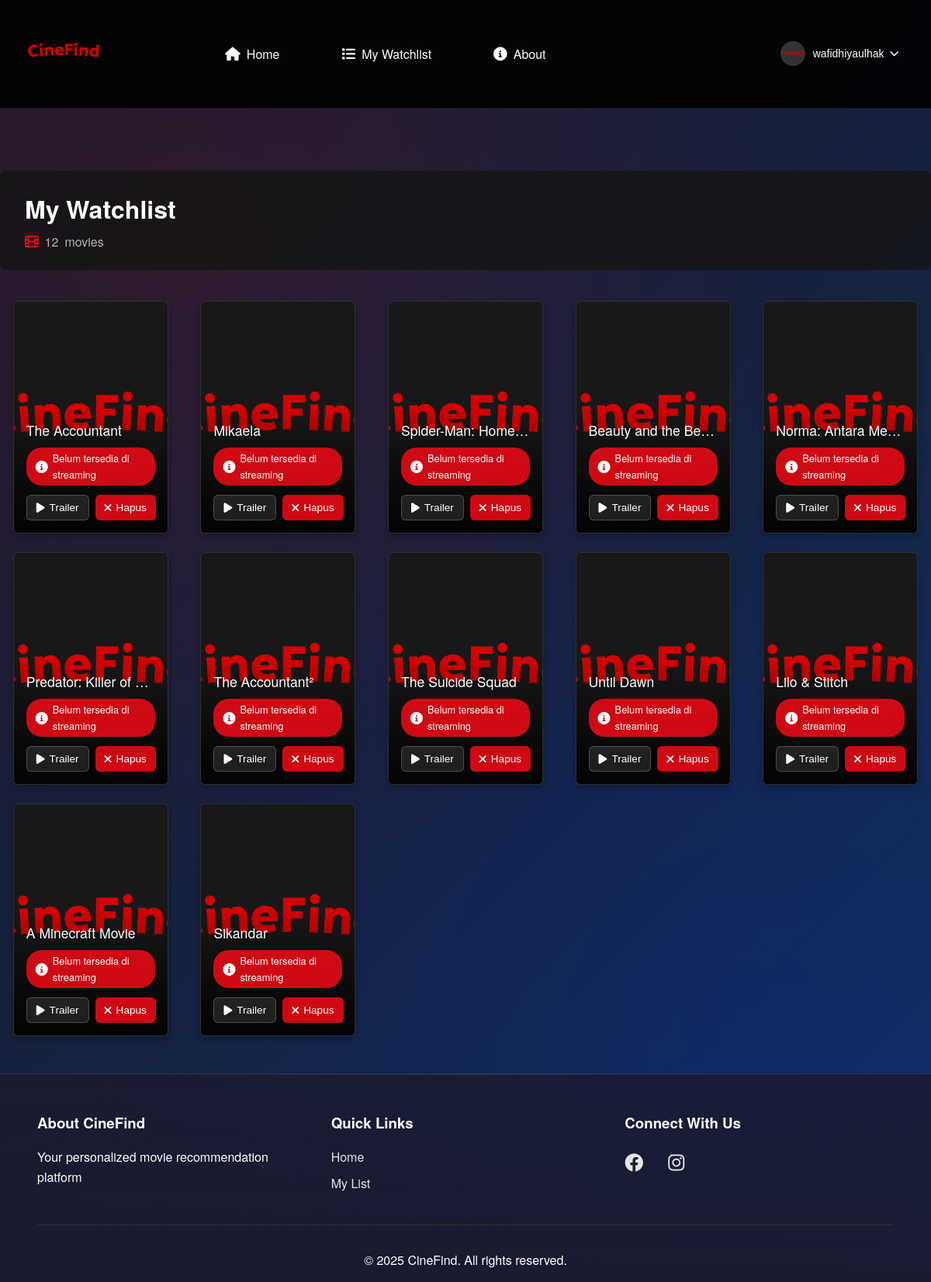
The page /pengguna/my-watchlist.php (signed in) on the database its author committed.
### tables this page shows
CREATE TABLE `pengguna` (
  `id_pengguna` int(11) NOT NULL,
  `nama_lengkap` varchar(100) DEFAULT NULL,
  `email` varchar(100) DEFAULT NULL,
  `foto_profil` varchar(255) DEFAULT NULL,
  `role_id` int(11) NOT NULL,
  `created_at` datetime DEFAULT current_timestamp(),
  `updated_at` datetime DEFAULT current_timestamp() ON UPDATE current_timestamp()
);

CREATE TABLE `role` (
  `id_role` int(11) NOT NULL,
  `username` varchar(255) DEFAULT NULL,
  `password` varchar(255) DEFAULT NULL,
  `role` enum('admin','pengguna') DEFAULT NULL,
  `created_at` datetime DEFAULT current_timestamp(),
  `updated_at` datetime DEFAULT current_timestamp() ON UPDATE current_timestamp(),
  `email` varchar(100) NOT NULL
);

CREATE TABLE `watchlist` (
  `id` int(11) NOT NULL,
  `user_id` int(11) NOT NULL,
  `movie_id` int(11) NOT NULL,
  `movie_title` varchar(255) NOT NULL,
  `poster_path` varchar(255) DEFAULT NULL,
  `added_at` timestamp NOT NULL DEFAULT current_timestamp(),
  `id_pengguna` int(11) NOT NULL
);

### pengguna/my-watchlist.php (the view, shortened to what this page needs)
<?php
require_once '../config/database.php';
$user_id_for_watchlist = $_SESSION['user_id'];
$watchlist_items = [];
$watchlist_count = 0;
if ($conn) {
    $watchlist_query = "SELECT
                            w.id AS watchlist_id,
                            w.movie_id AS tmdb_movie_id,
                            w.movie_title AS watchlist_movie_title,
                            w.poster_path AS watchlist_poster_path,
                            w.added_at,
                            f.id_film AS local_film_id,
                            f.judul AS local_film_judul,
                            f.poster_url AS local_film_poster_url,
                            f.tahun_rilis AS local_film_tahun_rilis,
                            f.deskripsi AS local_film_deskripsi,
                            f.rating_avg as display_rating, -- Menggunakan rating_avg yang sudah ada
                            GROUP_CONCAT(DISTINCT fg.genre) as local_film_genres
                        FROM
                            watchlist w
                        LEFT JOIN
                            film f ON w.movie_id = f.id_film -- Asumsi w.movie_id (TMDB ID) cocok dengan f.id_film
                        LEFT JOIN
                            film_genre fg ON f.id_film = fg.id_film
                        WHERE
                            w.user_id = ?  -- <<< PERUBAHAN DI SINI: dari w.id_pengguna menjadi w.user_id
                        GROUP BY
                            w.id -- GROUP BY pada primary key dari watchlist
                        ORDER BY
                            w.added_at DESC";
    $stmt_watchlist = $conn->prepare($watchlist_query);
    if ($stmt_watchlist) {
        $stmt_watchlist->bind_param("i", $user_id_for_watchlist);
        $stmt_watchlist->execute();
        $watchlist_result = $stmt_watchlist->get_result();
        while ($row = $watchlist_result->fetch_assoc()) {
            $watchlist_items[] = $row;
        }
        $watchlist_count = count($watchlist_items);
    } else {
        error_log("Gagal mempersiapkan statement untuk watchlist_query: " . $conn->error);
    }
}
function getStreamingAvailability($movieId) {
    $api_key = 'ba6f7d3b063751fb2bea48683e263f63';
    $url = "https://api.themoviedb.org/3/movie/{$movieId}/watch/providers?api_key={$api_key}";
    $response = file_get_contents($url);
    if ($response === false) {
        return [];
    }
    $providers = [];
    return $providers;
}
?>
<!DOCTYPE html>
<html lang="id">
<head>
    <link rel="stylesheet" href="styles.css">
    <link rel="stylesheet" href="css/style.css">
    <link rel="stylesheet" href="https://cdnjs.cloudflare.com/ajax/libs/font-awesome/6.0.0/css/all.min.css">
</head>
<body>
    <?php
    if ($conn) {
        include 'navlist.php';
    } else {
        echo "<p style='text-align:center; color:white; padding-top:100px;'>Tidak dapat memuat navigasi. Masalah koneksi basis data.</p>";
    }
    ?>
    <div class="watchlist-container">
        <?php if ($conn):  ?>
        <div class="watchlist-header">
            <div>
                <h1 class="watchlist-title">My Watchlist</h1>
                <p class="watchlist-count">
                    <i class="fas fa-film"></i>
                    <span id="watchlistMovieCount"><?php echo $watchlist_count; ?></span> movies
                </p>
            </div>
        </div>
        <div class="movie-grid" id="watchlistGrid">
            <?php if ($watchlist_count > 0): ?>
                <?php foreach ($watchlist_items as $movie): ?>
                    <?php
                    $judul_tampil = !empty($movie['local_film_judul']) ? $movie['local_film_judul'] : (!empty($movie['watchlist_movie_title']) ? $movie['watchlist_movie_title'] : 'Judul Tidak Tersedia');
                    $poster_tampil = !empty($movie['local_film_poster_url']) ? $movie['local_film_poster_url'] : (!empty($movie['watchlist_poster_path']) ? $movie['watchlist_poster_path'] : 'cinefind.png');
                    if (!preg_match("~^(?:f|ht)tps?://~i", $poster_tampil) && $poster_tampil !== 'cinefind.png' && !empty($movie['watchlist_poster_path'])) {
                       $poster_tampil = 'https://image.tmdb.org/t/p/w500' . $movie['watchlist_poster_path'];
                    } elseif (empty($poster_tampil)) {
                        $poster_tampil = 'cinefind.png';
                    }
                    ?>
                    <div class="movie-card watchlist-movie-card" data-movie-id="<?php echo htmlspecialchars($movie['tmdb_movie_id']); ?>" data-watchlist-id="<?php echo htmlspecialchars($movie['watchlist_id']); ?>">
                        <img src="<?php echo htmlspecialchars($poster_tampil); ?>"
                             alt="<?php echo htmlspecialchars($judul_tampil); ?>"
                             class="movie-poster"
                             loading="lazy"
                             onerror="this.onerror=null;this.src='cinefind.png';">
                        <div class="movie-info">
                            <h3 class="movie-title" title="<?php echo htmlspecialchars($judul_tampil); ?>"><?php echo htmlspecialchars($judul_tampil); ?></h3>
                            <div class="movie-platform">
                                <?php
                                if (!empty($movie['local_film_judul'])) {
                                    echo '<span class="platform-label"><i class="fas fa-film"></i> Bioskop</span>';
                                } else {
                                    $streaming_providers = getStreamingAvailability($movie['tmdb_movie_id']);
                                    if (!empty($streaming_providers)) {
                                        foreach ($streaming_providers as $provider) {
                                            $provider_icons = [
                                                'Netflix' => 'fab fa-netflix',
                                                'Disney+' => 'fab fa-disney',
                                                'HBO Max' => 'fas fa-play-circle',
                                                'Prime Video' => 'fab fa-amazon'
                                            ];
                                            $icon = isset($provider_icons[$provider['name']]) ? $provider_icons[$provider['name']] : 'fas fa-play';
                                            echo '<span class="platform-label streaming-platform" title="Tersedia di ' . htmlspecialchars($provider['name']) . '">';
                                            echo '<i class="' . $icon . '"></i> ' . htmlspecialchars($provider['name']);
                                            echo '</span>';
                                        }
                                    } else {
                                        echo '<span class="platform-label"><i class="fas fa-info-circle"></i> Belum tersedia di streaming</span>';
                                    }
                                }
                                ?>
                            </div>
                            <div class="movie-actions">
                                <button class="action-btn trailer-btn" onclick="searchTrailerOnYouTube('<?php echo htmlspecialchars(addslashes($judul_tampil)); ?>')" title="Tonton Trailer">
                                    <i class="fas fa-play"></i> Trailer
                                </button>
                                <button class="action-btn remove-btn" onclick="confirmRemoveFromWatchlist('<?php echo htmlspecialchars($movie['tmdb_movie_id']); ?>', this)" title="Hapus dari Watchlist">
                                    <i class="fas fa-times"></i> Hapus
                                </button>
                            </div>
                        </div>
                    </div>
                <?php endforeach; ?>
            <?php endif; ?>
        </div>
        <?php endif; ?>
    </div>
    <footer class="footer">
        <div class="footer-content">
            <div class="footer-section">
                <h3>About CineFind</h3>
                <p>Your personalized movie recommendation platform</p>
            </div>
            <div class="footer-section">
                <h3>Quick Links</h3>
                <ul>
                    <li><a href="indexpengguna.php">Home</a></li>
                    <li><a href="my-watchlist.php">My List</a></li>
                </ul>
            </div>
            <div class="footer-section">
                <h3>Connect With Us</h3>
                <div class="social-links">
                    <a href="#"><i class="fab fa-facebook"></i></a>
                    <a href="https://www.instagram.com/cinefind_film/" target="_blank"><i class="fab fa-instagram"></i></a>
                </div>
            </div>
        </div>
        <div class="footer-bottom">
            <p>© <?php echo date("Y"); ?> CineFind. All rights reserved.</p>
        </div>
    </footer>
</body>
</html>

### pengguna/navlist.php (shortened to what this page needs)
<?php
require_once '../config/database.php';
$user_id = $_SESSION['user_id'];
$user_query = "SELECT r.id_role, r.username, r.email, r.role, p.foto_profil
               FROM role r
               LEFT JOIN pengguna p ON r.id_role = p.role_id
               WHERE r.id_role = ?";
$stmt = $conn->prepare($user_query);
$stmt->bind_param("i", $user_id);
if (!$stmt->execute()) {
    die("Error executing statement: " . $stmt->error);
}
$user_result = $stmt->get_result();
$user_data = $user_result->fetch_assoc();
$default_avatar = 'cinefind.png';
$user_avatar = (!empty($user_data['foto_profil'])) ? '../' . htmlspecialchars($user_data['foto_profil']) : $default_avatar;
?>
<nav class="navbar">
    <div class="navbar-brand">
        <a href="indexpengguna.php">
            <img src="cinefind.png" alt="CineFind Logo" class="logo" style="width: 100px; height: 100px;">
        </a>
    </div>
    <div class="navbar-nav" style="margin: auto;">
        <a href="indexpengguna.php" class="nav-link"><i class="fas fa-home"></i> Home</a>
        <a href="my-watchlist.php" class="nav-link"><i class="fas fa-list"></i> My Watchlist</a>
        <a href="#" class="nav-link" onclick="openAboutModal()"><i class="fas fa-info-circle"></i> About</a>
    </div>
    <div class="navbar-profile">
        <div class="profile-dropdown">
            <button class="profile-button" onclick="toggleProfileDropdown()">
                <div class="profile-avatar">
                    <?php if (!empty($user_data['foto_profil'])): ?>
                        <img src="<?php echo htmlspecialchars($user_avatar); ?>" alt="Profile Photo">
                    <?php else: ?>
                        <i class="fas fa-user"></i>
                    <?php endif; ?>
                </div>
                <div class="profile-info">
                    <span id="profileUsername"><?php echo htmlspecialchars($user_data['username']); ?></span>
                    <i class="fas fa-chevron-down"></i>
                </div>
            </button>
        </div>
    </div>
</nav>

### pengguna/styles.css (style rules this page uses)
* { margin: 0; padding: 0; box-sizing: border-box; }
html { scroll-behavior: smooth; }
body { font-family: 'Helvetica Neue', Arial, sans-serif; background: linear-gradient(135deg, #1a1a2e 0%, #16213e 50%, #0f3460 100%); color: #ffffff; line-height: 1.6; min-height: 100vh; position: relative; }
body::before { content: ''; position: fixed; top: 0; left: 0; width: 100%; height: 100%; background: radial-gradient(circle at 20% 20%, rgba(255, 0, 0, 0.1) 0%, transparent 50%), radial-gradient(circle at 80% 80%, rgba(0, 0, 255, 0.1) 0%, transparent 50%); pointer-events: none; z-index: -1; }
.navbar { position: fixed; top: 0; left: 0; right: 0; display: flex; justify-content: space-between; align-items: center; padding: 1rem 4%; background: linear-gradient(to bottom, rgba(26, 26, 46, 0.95) 0%, rgba(26, 26, 46, 0.8) 100%); backdrop-filter: blur(10px); z-index: 1000; transition: background-color 0.3s ease; border-bottom: 1px solid rgba(255, 255, 255, 0.1); }
.logo { height: 25px; }
.navbar-nav { display: flex; gap: 2rem; }
.nav-link { color: #fff; text-decoration: none; padding: 0.5rem 1rem; margin: 0 0.5rem; transition: all 0.3s ease; display: flex; align-items: center; gap: 0.5rem; }
.nav-link i { font-size: 1.1rem; transition: all 0.3s ease; }
.movie-grid { display: grid; grid-template-columns: repeat(auto-fill, minmax(300px, 1fr)); gap: 20px; padding: 20px; max-width: 1400px; margin: 0 auto; }
.movie-card { position: relative; width: 200px; height: 300px; border-radius: 8px; overflow: hidden; box-shadow: 0 4px 8px rgba(0, 0, 0, 0.2); transition: transform 0.3s ease, box-shadow 0.3s ease; cursor: pointer; margin: 0 auto; background: rgba(26, 26, 46, 0.6); backdrop-filter: blur(10px); border: 1px solid rgba(255, 255, 255, 0.1); }
.movie-poster { width: 100%; height: 100%; object-fit: cover; }
.movie-info { position: absolute; bottom: 0; left: 0; right: 0; padding: 15px; background: linear-gradient(transparent, rgba(0, 0, 0, 0.9)); color: white; }
.movie-title { font-size: 1rem; font-weight: bold; margin-bottom: 5px; white-space: nowrap; overflow: hidden; text-overflow: ellipsis; }
.footer { background: linear-gradient(to top, rgba(26, 26, 46, 0.95) 0%, rgba(26, 26, 46, 0.8) 100%); border-top: 1px solid rgba(255, 255, 255, 0.1); position: relative; padding: 3rem 4% 1rem; }
.footer::before { content: ''; position: absolute; top: 0; left: 0; right: 0; height: 1px; background: linear-gradient(to right, transparent, rgba(255, 255, 255, 0.1), transparent); }
.footer-content { display: grid; grid-template-columns: repeat(auto-fit, minmax(250px, 1fr)); gap: 2rem; margin-bottom: 2rem; }
.footer-section h3 { margin-bottom: 1rem; }
.footer-section ul { list-style: none; }
.footer-section ul li { margin-bottom: 0.5rem; }
.footer-section a { color: #e5e5e5; text-decoration: none; }
.social-links { display: flex; gap: 1rem; }
.social-links a { font-size: 1.5rem; }
.footer-bottom { text-align: center; padding-top: 2rem; border-top: 1px solid #333; }
@media (max-width: 1200px) { .movie-grid { grid-template-columns: repeat(auto-fill, minmax(300px, 1fr)); gap: 15px; } }
.movie-poster { transition: transform 0.3s ease; }
.movie-info { background: linear-gradient(transparent, rgba(0, 0, 0, 0.9)); transition: opacity 0.3s ease; }
@media (hover: none) { .movie-info { transform: translateY(0); opacity: 1; } }
.movie-grid { display: grid; grid-template-columns: repeat(auto-fill, minmax(200px, 1fr)); gap: 20px; padding: 0 20px; max-width: 1200px; margin: 0 auto; }

### rows shown on the page
pengguna: foto_profil (picture), role.username "wafidhiyaulhak"
watchlist: movie_title "The Accountant"
watchlist: movie_title "Mikaela"
watchlist: movie_title "Spider-Man: Home…"
watchlist: movie_title "Beauty and the Be…"
watchlist: movie_title "Norma: Antara Me…"
watchlist: movie_title "Predator: Killer of…"
watchlist: movie_title "The Accountant²"
watchlist: movie_title "The Suicide Squad"
watchlist: movie_title "Until Dawn"
watchlist: movie_title "Lilo & Stitch"
watchlist: movie_title "A Minecraft Movie"
watchlist: movie_title "Sikandar"

### other values the page prints
$watchlist_count "12"
